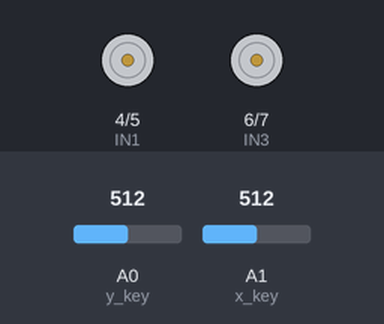
Recording of a sketch running on a simulated Arduino Uno, built with avr-gcc and run on an emulated ATmega328P. Shown: motor-driver pin pairs drawn as motors (green arrow = first pin HIGH = forward, orange = second pin HIGH = backward, longer = more drive). Inputs (shaded band) come from the test bench; at power-on: A0 (y_key) = 512, A1 (x_key) = 512.

Above: at 1.2 s.
1.3 s: A0 (y_key) set to 535
At 2.5 s:
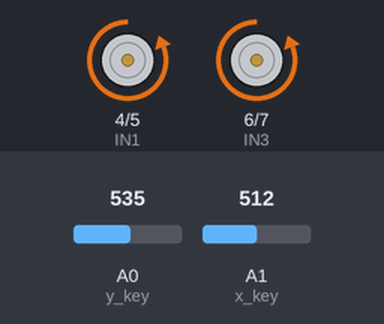
2.8 s: A1 (x_key) set to 544
At 3.8 s:
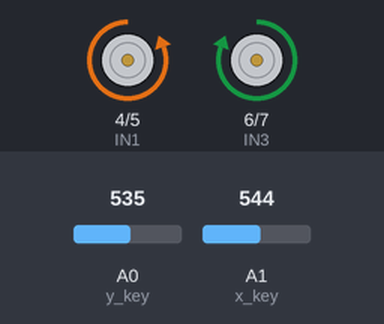
4.3 s: A1 (x_key) set to 450
At 4.9 s:
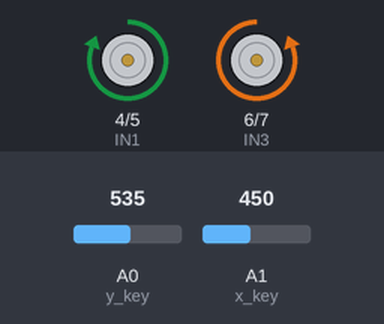
5.8 s: A1 (x_key) set to 466
At 6.1 s:
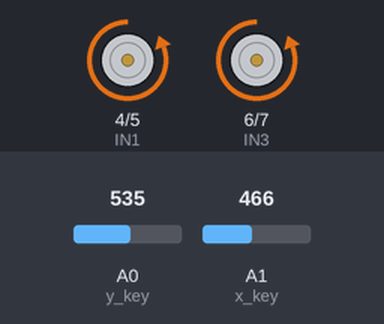
7.3 s: A0 (y_key) set to 450
At 8.4 s:
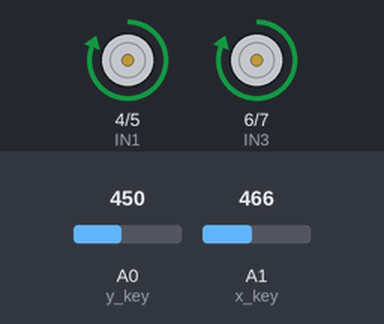
8.8 s: A0 (y_key) set to 470
At 9.5 s:
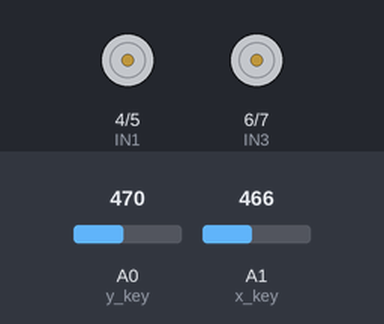
Timing chart, 0 to 11.3 s (numbered marks = the images above; inputs shaded):
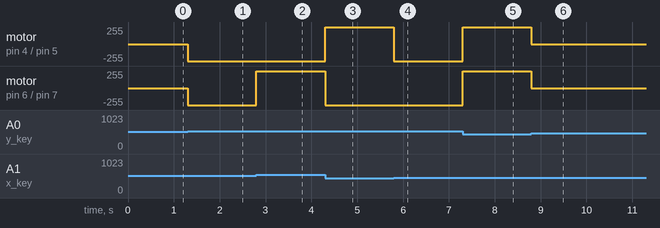

Measured:
- the behaviour switches between 525 and 526 on A0 (y_key) (found by bisection; images 0 and 1)
- the behaviour switches between 525 and 526 on A1 (x_key) (found by bisection; images 1 and 2)
- the behaviour switches between 459 and 460 on A1 (x_key) (found by bisection; images 3 and 4)
- after the input at 1.3 s, motor on pin 4 (IN1) / pin 5 (IN2), motor on pin 6 (IN3) / pin 7 (IN4): stopped → backward 255/255 at once
- after the input at 2.8 s, motor on pin 6 (IN3) / pin 7 (IN4): backward 255/255 → forward 255/255 at once
- after the input at 4.3 s, motor on pin 4 (IN1) / pin 5 (IN2): backward 255/255 → forward 255/255 at once; motor on pin 6 (IN3) / pin 7 (IN4): forward 255/255 → backward 255/255 at once
- after the input at 5.8 s, motor on pin 4 (IN1) / pin 5 (IN2): forward 255/255 → backward 255/255 at once
- after the input at 7.3 s, motor on pin 4 (IN1) / pin 5 (IN2), motor on pin 6 (IN3) / pin 7 (IN4): backward 255/255 → forward 255/255 at once
- after the input at 8.8 s, motor on pin 4 (IN1) / pin 5 (IN2), motor on pin 6 (IN3) / pin 7 (IN4): forward 255/255 → stopped at once

The sketch:

sketch.ino
```cpp
/*
 * Fabiolus
 * 2020/07/04
 * the_fabiolous@hotmail.com
   This is a dual axis joystick skitch for Arduino.
   The position of joystick is read and displayed on serial monitor
*/
//Joystick Pins
int x_key = A1;
int y_key = A0;
int x_pos;
int y_pos;


//Motor Pins
//int EN_A = 10;      //disable pin since we dont use PWM
int IN1 = 4;       //control pin for first motor
int IN2 = 5;       //control pin for first motor
int IN3 = 6;        //control pin for second motor
int IN4 = 7;        //control pin for second motor
//int EN_B = 3;      //disable pin since we dont use PWM


void setup() {
  // initialize serial communication at 9600 bits per second:
  Serial.begin(9600);
 // pinMode(EN_A, OUTPUT);
  pinMode(IN1, OUTPUT);
  pinMode(IN2, OUTPUT);
  pinMode(IN3, OUTPUT);
  pinMode(IN4, OUTPUT);
 // pinMode(EN_B, OUTPUT);

  //Initializng the joystick pins as input
  pinMode (x_key, INPUT) ;
  pinMode (y_key, INPUT) ;

}

void loop() {


  x_pos = analogRead (x_key) ;  //Reading the horizontal movement value
  y_pos = analogRead (y_key) ;  //Reading the vertical movement value

  if (x_pos < 460) {    //Rotating direction FORWARD BOTH MOTORS

    digitalWrite(IN1, HIGH);
    digitalWrite(IN2, LOW);
    digitalWrite(IN3, LOW);
    digitalWrite(IN4, HIGH);

  }

  else if (x_pos > 525) {  //Rotating direction BACKWARD BOTH MOTORS

    digitalWrite(IN1, LOW);
    digitalWrite(IN2, HIGH);
    digitalWrite(IN3, HIGH);
    digitalWrite(IN4, LOW);


  }


 else if (y_pos > 525) {    //Rotating direction FORWARD and BACKWARD BOTH MOTORS PUSHING JOYSTICK RIGHT

    digitalWrite(IN1, LOW);
    digitalWrite(IN2, HIGH);
    digitalWrite(IN3, LOW);
    digitalWrite(IN4, HIGH);

  }

  else if (y_pos < 460) {    //Rotating direction FORWARD and BACKWARD BOTH MOTORS PUSHING JOYSTICK RIGHT

    digitalWrite(IN1, HIGH);
    digitalWrite(IN2, LOW);
    digitalWrite(IN3, HIGH);
    digitalWrite(IN4, LOW);

  }

else
{
    digitalWrite(IN1, LOW);
    digitalWrite(IN2, LOW);
    digitalWrite(IN3, LOW);
    digitalWrite(IN4, LOW);

}


  //  Serial.print("X: ");
  //  Serial.print(x_pos); //print x

  //  Serial.print(" Y: ");
  //  Serial.println(y_pos);// print y

}
```
